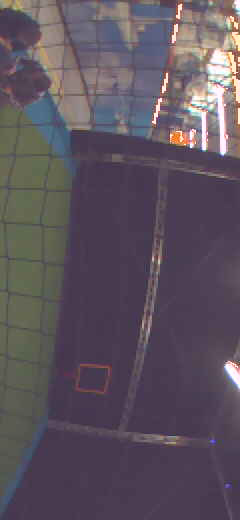
#> input picture frame 6 of Videos/vlc-record-2020-03-05-11h50m08s-rtp_5000.sdp-.avi, 240 x 520 px, given in place of VALKENBURG_20_07_23_TEST7.mp4, which was not available
$ python IMAV2023_ArucoMarkerV4_2.py
#> lines starting #> are read from the running program, lines starting #| are printed output that depends on the picture; after the words box and inside, x2 and y2 are one past the last pixel; in counts of white or black regions, pixels touching at a corner belong together; pictures that were not available may be replaced by others from this repository, and a replacement may not be noted
# --------------------------------------------------------------------------
# Author:           Kevin Malkow
# Date:             26/07/23
# Affiliation:      TU Delft, IMAV 2023
#
# Version:          4.2
#
# Description:
# Detect AND track Aruco marker from pre-recorded videos
#
# Version updates:
# - Cleaned the code to improve performance and added new visuals
# - Read Ivybus messages and save values
# k
# Upcoming Version: 5.2
# Detect AND track Aruco marker from video live-stream ->
#   - Cleaned code
#   - Ivybus messages
#  -------------------------------------------------------------------------

                                        # LIBRARY DEFINITION #
# ------------------------------------------------------------------------------------------------------- #
# --------- General --------- #
import time
import math
import csv
# import sys
import cv2
import cv2.aruco
# import threading
import numpy as np

# [10 lines of commented-out code are left out]
pathLoad = '/home/kevin/IMAV2023/CameraCalibration_Variables/Videos/MAPIR_cameraCalibration_Video_w1920_h1080_HERELINKV2.xml'
cv_file = cv2.FileStorage(pathLoad, cv2.FILE_STORAGE_READ)
camera_Matrix = cv_file.getNode("cM").mat()
distortion_Coeff = cv_file.getNode("dist").mat()
cv_file.release()

                                        # VARIABLE DEFINITION #
# ------------------------------------------------------------------------------------------------------- #
MARKER_SIZE = 1.107         # Size of Aruco marker in [m] -> 1.107 [m]||0.35 [m]

# pitch_values = None         # Global variable to store Ivybus received pitch values
# roll_values = None          # Global variable to store Ivybus received pitch values
# yaw_values = None           # Global variable to store Ivybus received pitch values

X_m = []                    # Variable to save measured X value
Y_m = []                    # Variable to save measured Y value
Z_m = []                    # Variable to save measured Z value
time_m = []                 # Variable to save measured time

#                                   # FUNCTIONS -> IVYBUS MESSAGES #
# # ------------------------------------------------------------------------------------------------------- #
# # --------- Bind to Drone Attitude Message --------- #
# def attitude_callback(ac_id, pprzMsg):
#     global pitch_values
#     global roll_values
#     global yaw_values

#     pitch = pprzMsg['theta']
#     roll  = pprzMsg['phi']
#     yaw   = pprzMsg['psi']
#     pitch_values = pitch
#     roll_values  = roll
#     yaw_values   = yaw

# # --------- Get Attitude Values --------- #
# def get_attitude_values():
#     global pitch_values
#     global roll_values
#     global yaw_values
#     return pitch_values, roll_values, yaw_values

                                # FUNCTION -> VISUALISE LEGEND #
# ------------------------------------------------------------------------------------------------------- #
def visualizeLegend(frame_legend, width, height):
  # --------- Show "ALTITUDE" --------- #
  org = (int(0.03*width), int(0.04*height))
  text = f"ALTITUDE: "
  font = cv2.FONT_HERSHEY_PLAIN
  fontScale = 1.5
  color = (255, 255, 255)
  lineThickness = 2
  frame_legend = cv2.putText(frame_legend, text, org, font, fontScale, color, lineThickness, cv2.LINE_AA)

  # --------- Draw Legend Outline --------- #
  frame_legend = cv2.rectangle(frame_legend, (int(0.02*width), int(0.01*height)), (int(0.155*width), int(0.25*height)), (255, 255, 255), 2)

  # --------- Draw Reference System --------- #
  frame_legend = cv2.line(frame_legend,(int(0.05*width), int(0.08*height)), (int(0.09*width), int(0.08*height)), (0, 0, 255), 3)                   # X = red
  frame_legend = cv2.line(frame_legend,(int(0.05*width), int(0.08*height)), (int(0.05*width), int(0.14*height)), (0, 255, 0), 3)                   # Y = green
  frame_legend = cv2.circle(frame_legend, (int(0.05*width), int(0.08*height)), 10, (255, 0, 0), 2)                                                 # Z = blue
  frame_legend = cv2.putText(frame_legend, "X", (int(0.0465*width), int(0.088*height)), font, fontScale, (255, 0, 0), lineThickness, cv2.LINE_AA)
  frame_legend = cv2.putText(frame_legend, "X", (int(0.068*width), int(0.074*height)), font, fontScale, (0, 0, 255), lineThickness, cv2.LINE_AA)
  frame_legend = cv2.putText(frame_legend, "Y", (int(0.054*width), int(0.12*height)), font, fontScale, (0, 255, 0), lineThickness, cv2.LINE_AA)
  frame_legend = cv2.putText(frame_legend, "Z", (int(0.035*width), int(0.07*height)), font, fontScale, (255, 0, 0), lineThickness, cv2.LINE_AA)

  return frame_legend

                                # FUNCTION -> VISUALISE DRONE ATTITUDE #
# ------------------------------------------------------------------------------------------------------- #
def visualiseDroneAttitude(frame_attitude, width, height, pitch_visual, roll_visual, yaw_visual):
  font = cv2.FONT_HERSHEY_PLAIN
  fontScale = 1.25
  color = (255, 255, 255)
  lineThickness = 2

  org_1 = (int(0.03*width), int(0.175*height))
  text_1 = f"Pitch: {round(pitch_visual, 2)}[deg.]"
  frame_attitude = cv2.putText(frame_attitude, text_1, org_1, font, fontScale, color, lineThickness, cv2.LINE_AA)

  org_2 = (int(0.03*width), int(0.2*height))
  text_2 = f"Roll: {round(roll_visual, 2)}[deg.]"
  frame_attitude = cv2.putText(frame_attitude, text_2, org_2, font, fontScale, color, lineThickness, cv2.LINE_AA)

  org_3 = (int(0.03*width), int(0.225*height))
  text_3 = f"Yaw: {round(yaw_visual, 2)}[deg.]"
  frame_attitude = cv2.putText(frame_attitude, text_3, org_3, font, fontScale, color, lineThickness, cv2.LINE_AA)

  return frame_attitude

                                 # FUNCTION -> VISUALISE MARKER POSITION #
# ------------------------------------------------------------------------------------------------------- #
# [66 lines left out: function visualiseMarkerPosition, not called in this run]

#                                       # Ivybus INITIALISATION #
# # ------------------------------------------------------------------------------------------------------- #
# # --------- Create Ivy Interface --------- #
# ivy = pprzlink.ivy.IvyMessagesInterface(agent_name="ArucoMarker", start_ivy=False, ivy_bus="127.255.255.255:2010")

# # --------- Start Ivy Interface --------- #
# ivy.start()

# # --------- Subscribe to Ivy Messages --------- #
# ivy.subscribe(attitude_callback, message.PprzMessage("telemetry", "NPS_RATE_ATTITUDE"))

                                              # VIDEO #
# ------------------------------------------------------------------------------------------------------- #
# --------- Load Video --------- #
path = '/home/kevin/IMAV2023/Live_Videos/VALKENBURG_20_07_23_TEST7.mp4'               # Define video path
# path = '/home/kevin/IMAV2023/Aruco_Marker_Data/06_07_2023/Videos/2023_0706_001.MP4' # Define video path

cap = cv2.VideoCapture(path)                                                          # Create a VideoCapture object r
FPS = cap.get(cv2.CAP_PROP_FPS)                                                       # Read FPS from input video

# --------- Functioning? --------- #
if (cap.isOpened()== False):                                                          # Check if camera opened successfully
  print("Error: cannot open video file or stream")

# --------- Resolution --------- #
frame_width = int(cap.get(3))
frame_height = int(cap.get(4))

# --------- Write Video Setup --------- #
fourcc = cv2.VideoWriter_fourcc('m','p','4','v')                                                     # Define video codec (FOURCC code)
out = cv2.VideoWriter('/home/kevin/IMAV2023/Live_Videos/Results/VALKENBURG_20_07_23_RESULT8.mp4',
                      fourcc, FPS, (frame_width, frame_height))                                      # Create VideoWriter object

                                    # ARUCO MARKER DETECTION SETUP #
# ------------------------------------------------------------------------------------------------------- #
# --------- Load Specific ID=700 Dictionary --------- #
baseDictionary = cv2.aruco.getPredefinedDictionary(cv2.aruco.DICT_5X5_1000)
arucoDictionary = cv2.aruco.Dictionary(baseDictionary.bytesList[700], 5, 6)

# --------- Set Detection Parameters --------- #
arucoParameters =  cv2.aruco.DetectorParameters()

# STEP 1: Adaptive thresholding parameters
arucoParameters.adaptiveThreshWinSizeMin = 3
arucoParameters.adaptiveThreshWinSizeMax = 3
arucoParameters.adaptiveThreshWinSizeStep = 3
arucoParameters.adaptiveThreshConstant = 10

# STEP 2: Contour filtering parameters
arucoParameters.minMarkerPerimeterRate = 0.038
arucoParameters.maxMarkerPerimeterRate = 0.5
arucoParameters.polygonalApproxAccuracyRate = 0.035

# # STEP 3: Bit extraction parameters
arucoParameters.perspectiveRemovePixelPerCell = 1

# STEP 4: Corner refinement -> PERFORMANCE INTENSIVE (remove if necessary)
arucoParameters.cornerRefinementMethod = cv2.aruco.CORNER_REFINE_SUBPIX
arucoParameters.cornerRefinementWinSize = 6
arucoParameters.cornerRefinementMinAccuracy = 0.2

# --------- Build Aruco Marker Detector --------- #
arucoDetector = cv2.aruco.ArucoDetector(arucoDictionary, arucoParameters)

# --------- Timer Start --------- #
start_time = time.time()

                                            # RUN MAIN LOOP #
# ------------------------------------------------------------------------------------------------------- #
while(cap.isOpened()):
  # --------- Measure and Save Current Time --------- #
  live_time = time.time()
  current_time = live_time - start_time
  time_m.append(current_time)

  # # --------- Get Attitude Values from Ivybus --------- #
  # pitch, roll, yaw = get_attitude_values()
  pitch = 0
  roll  = 0
  yaw   = 0

  # --------- Read Frame-by-Frame --------- #
  ret, frame = cap.read()
#> frame is the input picture: shape (520, 240, 3); mean B, G, R 94, 83.3, 93.5

  if ret == True:                                                            # If frame read correctly
    # --------- Convert to Grayscale --------- #
    gray_frame = cv2.cvtColor(frame, cv2.COLOR_BGR2GRAY)
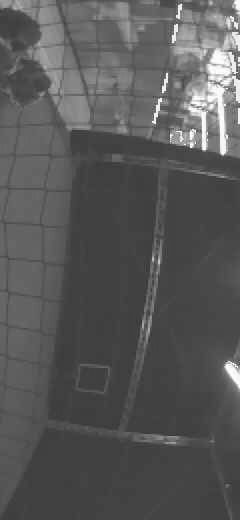
#> gray_frame: shape (520, 240); min 45, max 255, mean 87.7

    # --------- Aruco Marker Detection --------- #
    (markerCorners, _, _) = arucoDetector.detectMarkers(gray_frame)
#> markerCorners = ()

    # --------- Show Legend --------- #
    frame = visualizeLegend(frame, frame_width, frame_height)
#> in visualizeLegend, `frame_legend = cv2.line(frame_legend,(int(0.05*width), int(0.08*height..`: frame_legend: shape (520, 240, 3); mean B, G, R 96.1, 85.5, 95.7
#> in visualizeLegend, `frame_legend = cv2.putText(frame_legend, "X", (int(0.0465*width), int(..`: frame_legend: shape (520, 240, 3); mean B, G, R 96.3, 85.5, 95.3
#> in visualizeLegend, `frame_legend = cv2.putText(frame_legend, "X", (int(0.068*width), int(0..`:
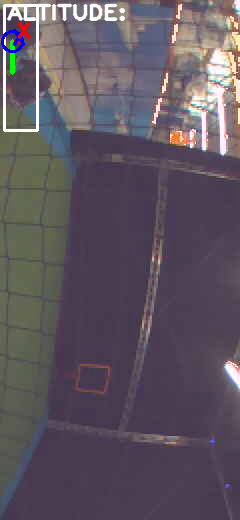
#> frame_legend: shape (520, 240, 3); mean B, G, R 96.2, 85.5, 95.4
#> in visualizeLegend, `frame_legend = cv2.putText(frame_legend, "Y", (int(0.054*width), int(0..`: frame_legend: shape (520, 240, 3); 0.09% of pixels changed, all inside (x1, y1, x2, y2) = (14, 46, 29, 63)
#> in visualizeLegend, `frame_legend = cv2.putText(frame_legend, "Z", (int(0.035*width), int(0..`:
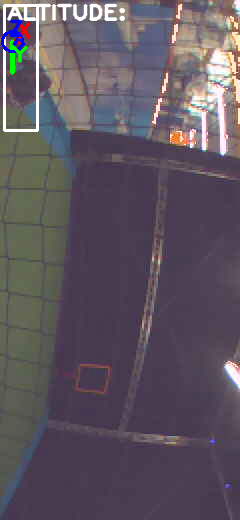
#> frame_legend: shape (520, 240, 3); mean B, G, R 96.3, 85.5, 95.3

    # --------- Show Drone Attitude --------- #
    if pitch is not None:
      pitch = float(pitch)
      roll  = float(roll)
      yaw   = float(yaw)

      frame = visualiseDroneAttitude(frame, frame_width, frame_height, pitch, roll, yaw)
#> in visualiseDroneAttitude, `frame_attitude = cv2.putText(frame_attitude, text_3, org_3, font, font..`:
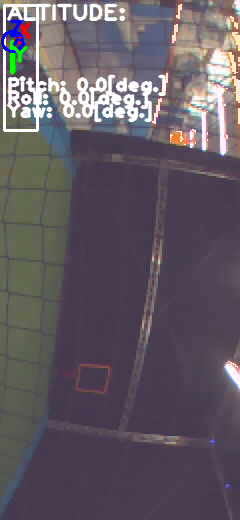
#> frame_attitude: shape (520, 240, 3); mean B, G, R 99.8, 89.4, 99

    if len(markerCorners) > 0:                                               # At least one marker detected
      # --------- Aruco Marker Pose Estimation --------- #
      rvec, tvec, _ = cv2.aruco.estimatePoseSingleMarkers(markerCorners, MARKER_SIZE, camera_Matrix, distortion_Coeff)
      (rvec - tvec).any()                                                    # Remove Numpy value array error

      # --------- Save and Print X, Y, and Z --------- #
      X = tvec[0][0][0]
      X_m.append(X)          # Save measured X
      print(f"X: {X}")

      Y = tvec[0][0][1]
      Y_m.append(Y)          # Save measured Y
      print(f"Y: {Y}")

      Z = tvec[0][0][2]
      Z_m.append(Z)          # Save measured Z
      print(f"ALTITUDE: {Z}")
      print("-------------------------------")

      # --------- Visualise Aruco Marker Position --------- #
      frame = visualiseMarkerPosition(X, Y, Z, frame, frame_width, frame_height, rvec, tvec, camera_Matrix, distortion_Coeff)

    # --------- Write Video --------- #
    # out.write(frame)

    # --------- Display Output Frame --------- #
    cv2.imshow('Frame', frame)

    # --------- Stop Code Execution (Press 'q') --------- #
    if cv2.waitKey(1) & 0xFF == ord('q'):
#> (key q is pressed here)
      break

  # --------- Break While Loop (No Frame Retrieved) --------- #
  else:
    print('Error: frame not retrieved')
    break

                                            # [31 lines of commented-out code are left out]
cap.release()
out.release()
# ivy.shutdown()

# --------- Close Frames --------- #
cv2.destroyAllWindows()

$ run again, starting later in the video
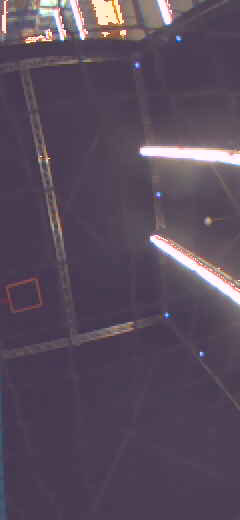
#> input picture frame 55 of Videos/vlc-record-2020-03-05-11h50m08s-rtp_5000.sdp-.avi, 240 x 520 px, given in place of VALKENBURG_20_07_23_TEST7.mp4, which was not available
#> frame is the input picture: shape (520, 240, 3); mean B, G, R 91.7, 74.8, 88.8
#> `gray_frame = cv2.cvtColor(frame, cv2.COLOR_BGR2GRAY)`:
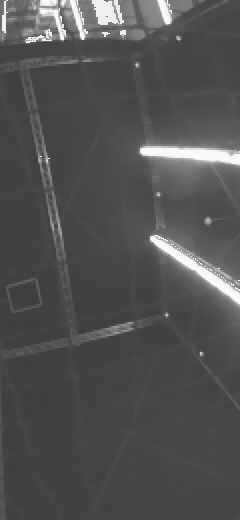
#> gray_frame: shape (520, 240); min 33, max 255, mean 81.1
#> markerCorners = ()
#> in visualiseDroneAttitude, `frame_attitude = cv2.putText(frame_attitude, text_3, org_3, font, font..`:
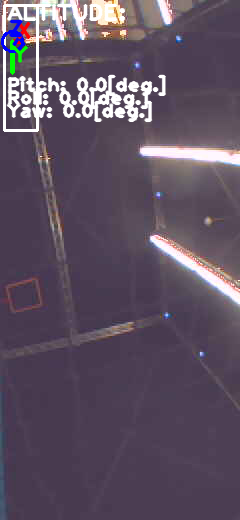
#> frame_attitude: shape (520, 240, 3); mean B, G, R 98.1, 81.5, 94.7
